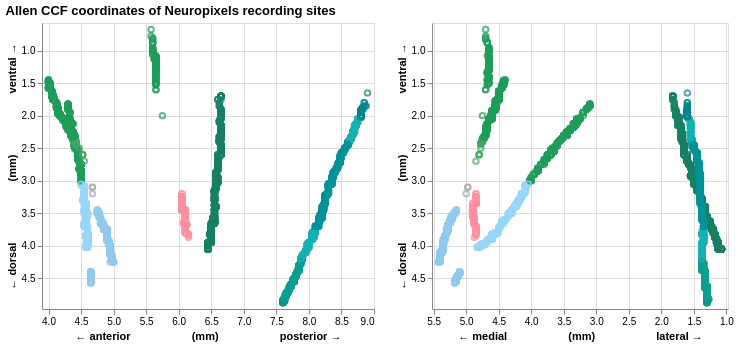

Notebook cell for this chart:
### Code cell
import altair as alt

tooltip_cols = ["structure", "unit_id", "is_qc_pass", "electrode_group_name"]
ccf_colors = (
    pl.read_csv("https://raw.githubusercontent.com/cortex-lab/allenCCF/refs/heads/master/structure_tree_safe_2017.csv")
    .select("acronym", "color_hex_triplet")
    .unique("acronym")
)

color_map = (
    unit_ccf
    .select("structure")
    .unique()
    .join(ccf_colors, left_on="structure", right_on="acronym", how="left")
    .with_columns(
        ("#" + pl.col("color_hex_triplet").fill_null("999999")).alias("color_hex_triplet")
    )
    .sort("structure")
)
domain = color_map["structure"].to_list()
color_range = color_map["color_hex_triplet"].to_list()
color_scale = alt.Scale(domain=domain, range=color_range)


def padded_domain(values, padding=0.1, min_span=None):
    min_value = float(values.min()) - padding
    max_value = float(values.max()) + padding
    if min_span is not None and max_value - min_value < min_span:
        center = (min_value + max_value) / 2
        min_value = center - min_span / 2
        max_value = center + min_span / 2
    return [min_value, max_value]


pixels_per_mm = 65
ccf_ap_domain = padded_domain(unit_ccf["ccf_ap"], min_span=2.0)
ccf_ml_domain = padded_domain(unit_ccf["ccf_ml"], min_span=2.0)
ccf_dv_domain = padded_domain(unit_ccf["ccf_dv"])


def domain_pixels(domain):
    return max(1, round((domain[1] - domain[0]) * pixels_per_mm))


axis_gap = "\u00a0" * 20
x_axis_ap = alt.Axis(title=f"← anterior{axis_gap}(mm){axis_gap}posterior →")
x_axis_ml = alt.Axis(title=f"← medial{axis_gap}(mm){axis_gap}lateral →")
y_axis_dv = alt.Axis(title=f"← dorsal{axis_gap}(mm){axis_gap}ventral →")

base_ccf_chart = (
    alt.Chart(unit_ccf)
    .mark_point()
    .encode(
        tooltip=tooltip_cols,
        color=alt.Color("structure", scale=color_scale, legend=None),
    )
)

ap_projection = base_ccf_chart.encode(
    x=alt.X("ccf_ap", axis=x_axis_ap, scale=alt.Scale(domain=ccf_ap_domain, nice=False)),
    y=alt.Y("ccf_dv", axis=y_axis_dv, scale=alt.Scale(domain=ccf_dv_domain, nice=False, reverse=True)),
).properties(
    width=domain_pixels(ccf_ap_domain),
    height=domain_pixels(ccf_dv_domain),
)

ml_projection = base_ccf_chart.encode(
    x=alt.X("ccf_ml", axis=x_axis_ml, scale=alt.Scale(domain=ccf_ml_domain, nice=False, reverse=True)),
    y=alt.Y("ccf_dv", axis=y_axis_dv, scale=alt.Scale(domain=ccf_dv_domain, nice=False, reverse=True)),
).properties(
    width=domain_pixels(ccf_ml_domain),
    height=domain_pixels(ccf_dv_domain),
)

(
    ap_projection | ml_projection
).properties(title="Allen CCF coordinates of Neuropixels recording sites")

### Figure 1 — Vega-Lite specification as saved in the notebook (floating-point values rounded to 4 significant figures; data arrays with more than 128 entries replaced by an {"elided": "..."} marker saying what was removed)
{"config": {"view": {"continuousWidth": 300, "continuousHeight": 300}}, "hconcat": [{"mark": {"type": "point"}, "encoding": {"color": {"field": "structure", "legend": null, "scale": {"domain": ["ACAd", "AD", "AUDp", "AUDpo", "AUDv", "AV", "CP", "ECT", "LSc", "LSr", "MOp", "MOs", "PERI", "SSp", "SSs", "TEa", "VISl", "VISli", "VL", "out of brain"], "range": ["#40A666", "#FF909F", "#019399", "#019399", "#019399", "#FF909F", "#98D6F9", "#0D9F91", "#90CBED", "#90CBED", "#1F9D5A", "#1F9D5A", "#0E9684", "#188064", "#188064", "#15B0B3", "#08858C", "#08858C", "#AAAAAA", "#999999"]}, "type": "nominal"}, "tooltip": [{"field": "structure", "type": "nominal"}, {"field": "unit_id", "type": "nominal"}, {"field": "is_qc_pass", "type": "nominal"}, {"field": "electrode_group_name", "type": "nominal"}], "x": {"axis": {"title": "← anterior                    (mm)                    posterior →"}, "field": "ccf_ap", "scale": {"domain": [3.9, 9.0], "nice": false}, "type": "quantitative"}, "y": {"axis": {"title": "← dorsal                    (mm)                    ventral →"}, "field": "ccf_dv", "scale": {"domain": [0.575, 4.975], "nice": false, "reverse": true}, "type": "quantitative"}}, "height": 286, "width": 332}, {"mark": {"type": "point"}, "encoding": {"color": {"field": "structure", "legend": null, "scale": {"domain": ["ACAd", "AD", "AUDp", "AUDpo", "AUDv", "AV", "CP", "ECT", "LSc", "LSr", "MOp", "MOs", "PERI", "SSp", "SSs", "TEa", "VISl", "VISli", "VL", "out of brain"], "range": ["#40A666", "#FF909F", "#019399", "#019399", "#019399", "#FF909F", "#98D6F9", "#0D9F91", "#90CBED", "#90CBED", "#1F9D5A", "#1F9D5A", "#0E9684", "#188064", "#188064", "#15B0B3", "#08858C", "#08858C", "#AAAAAA", "#999999"]}, "type": "nominal"}, "tooltip": [{"field": "structure", "type": "nominal"}, {"field": "unit_id", "type": "nominal"}, {"field": "is_qc_pass", "type": "nominal"}, {"field": "electrode_group_name", "type": "nominal"}], "x": {"axis": {"title": "← medial                    (mm)                    lateral →"}, "field": "ccf_ml", "scale": {"domain": [0.975, 5.525], "nice": false, "reverse": true}, "type": "quantitative"}, "y": {"axis": {"title": "← dorsal                    (mm)                    ventral →"}, "field": "ccf_dv", "scale": {"domain": [0.575, 4.975], "nice": false, "reverse": true}, "type": "quantitative"}}, "height": 286, "width": 296}], "data": {"name": "data-6deb83bc92c4d1528be3042d28ac50b4"}, "title": "Allen CCF coordinates of Neuropixels recording sites", "$schema": "https://vega.github.io/schema/vega-lite/v6.4.1.json", "datasets": {"data-6deb83bc92c4d1528be3042d28ac50b4": {"elided": "3577 records"}}}
